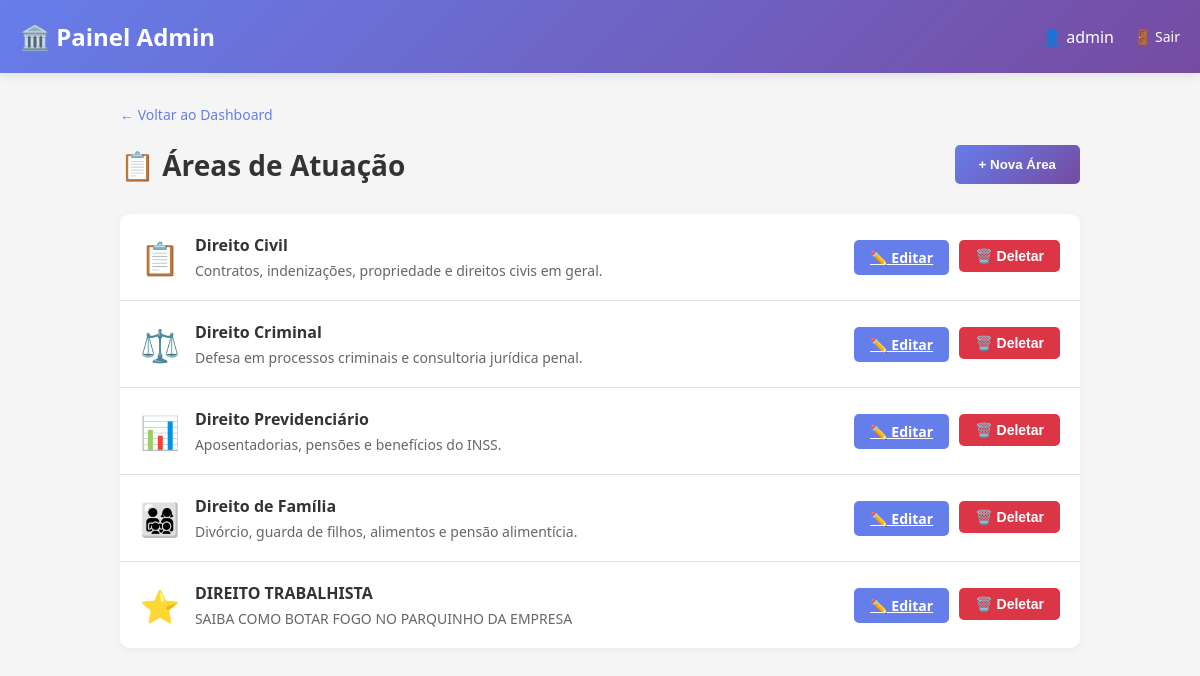
/admin/areas (signed in), run on an earlier commit of the app's database.
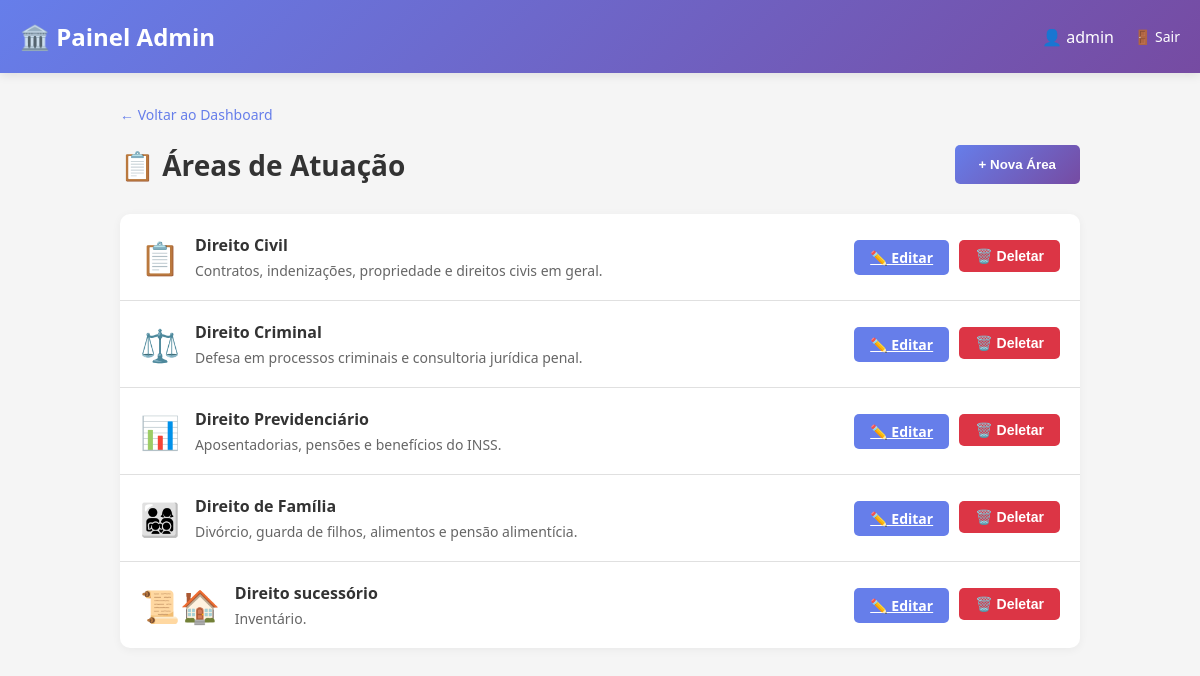
And on a later commit of the database.
### models.py (models this page shows)
class AreaAtuacao(db.Model):
    id = db.Column(db.Integer, primary_key=True)
    icone = db.Column(db.String(100), default="⚖️")
    tipo_icone = db.Column(db.String(50), default="emoji")  # emoji, fontawesome, material
    titulo = db.Column(db.String(100), nullable=False)
    descricao = db.Column(db.Text, nullable=False)
    cor_icone = db.Column(db.String(20), default="#d4af37")
    ordem = db.Column(db.Integer, default=0)
    criado_em = db.Column(db.DateTime, default=datetime.utcnow)

### app.py (the view, shortened to what this page needs)
@app.route('/admin/areas', methods=['GET', 'POST'])
@login_required
def admin_areas():
    icones = ICONES_AREAS
    areas = AreaAtuacao.query.order_by(AreaAtuacao.ordem).all()
    return render_template('admin/areas.html', areas=areas, icones=icones)

### app.py (called while the page is built)
@login_manager.user_loader
def load_user(user_id):
    return User.query.get(int(user_id))

### templates/admin/areas.html (shortened to what this page needs)
<!DOCTYPE html>
<html lang="pt-BR">
<head>
    <link rel="stylesheet" href="https://cdnjs.cloudflare.com/ajax/libs/font-awesome/6.4.0/css/all.min.css">
</head>
<body>
    <div class="navbar">
        <h1>🏛️ Painel Admin</h1>
        <div class="navbar-right">
            <span>👤 {{ current_user.username }}</span>
            <a href="{{ url_for('admin_logout') }}">🚪 Sair</a>
        </div>
    </div>
    <div class="container">
        <div class="back-link">
            <a href="{{ url_for('admin_dashboard') }}">← Voltar ao Dashboard</a>
        </div>
        <div class="header-section">
            <h2>📋 Áreas de Atuação</h2>
            <button class="btn-novo" onclick="toggleForm()">+ Nova Área</button>
        </div>
        <div class="areas-list">
            {% if areas %}
                {% for area in areas %}
                <div class="area-item">
                    <div style="display: flex; align-items: center; flex: 1;">
                        <div class="area-icon">{{ area.icone }}</div>
                        <div class="area-info">
                            <div class="area-title">{{ area.titulo }}</div>
                            <div class="area-desc">{{ area.descricao }}</div>
                        </div>
                    </div>
                    <div class="area-actions">
                        <a href="{{ url_for('admin_editar_area', id=area.id) }}" class="btn-edit">✏️ Editar</a>
                        <form method="POST" action="{{ url_for('admin_deletar_area', id=area.id) }}" style="display: inline;" onsubmit="return confirm('Tem certeza?');">
                            <button type="submit" class="btn-delete">🗑️ Deletar</button>
                        </form>
                    </div>
                </div>
                {% endfor %}
            {% else %}
                <div style="padding: 40px; text-align: center; color: #999;">
                    <p>Nenhuma área de atuação cadastrada ainda.</p>
                </div>
            {% endif %}
        </div>
    </div>
</body>
</html>

What changed in the data, as far as the page shows it:
changed AreaAtuacao: icone "⭐" → "📜🏠"; titulo "DIREITO TRABALHISTA" → "Direito sucessório"; descricao "SAIBA COMO BOTAR FOGO NO PARQUINHO DA EMPRESA" → "Inventário."
